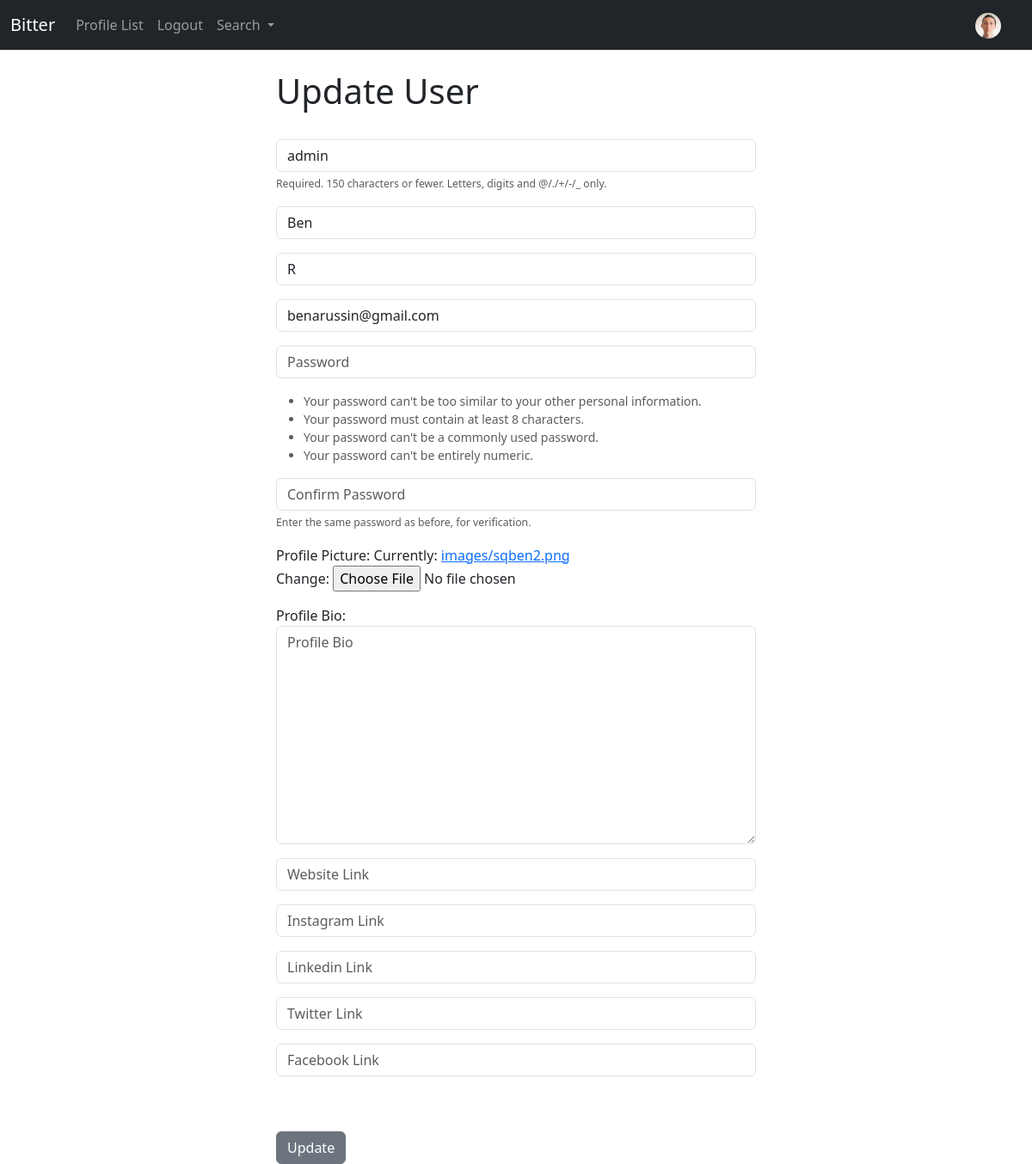
Page /update_user/ (signed in) on the earlier database version.
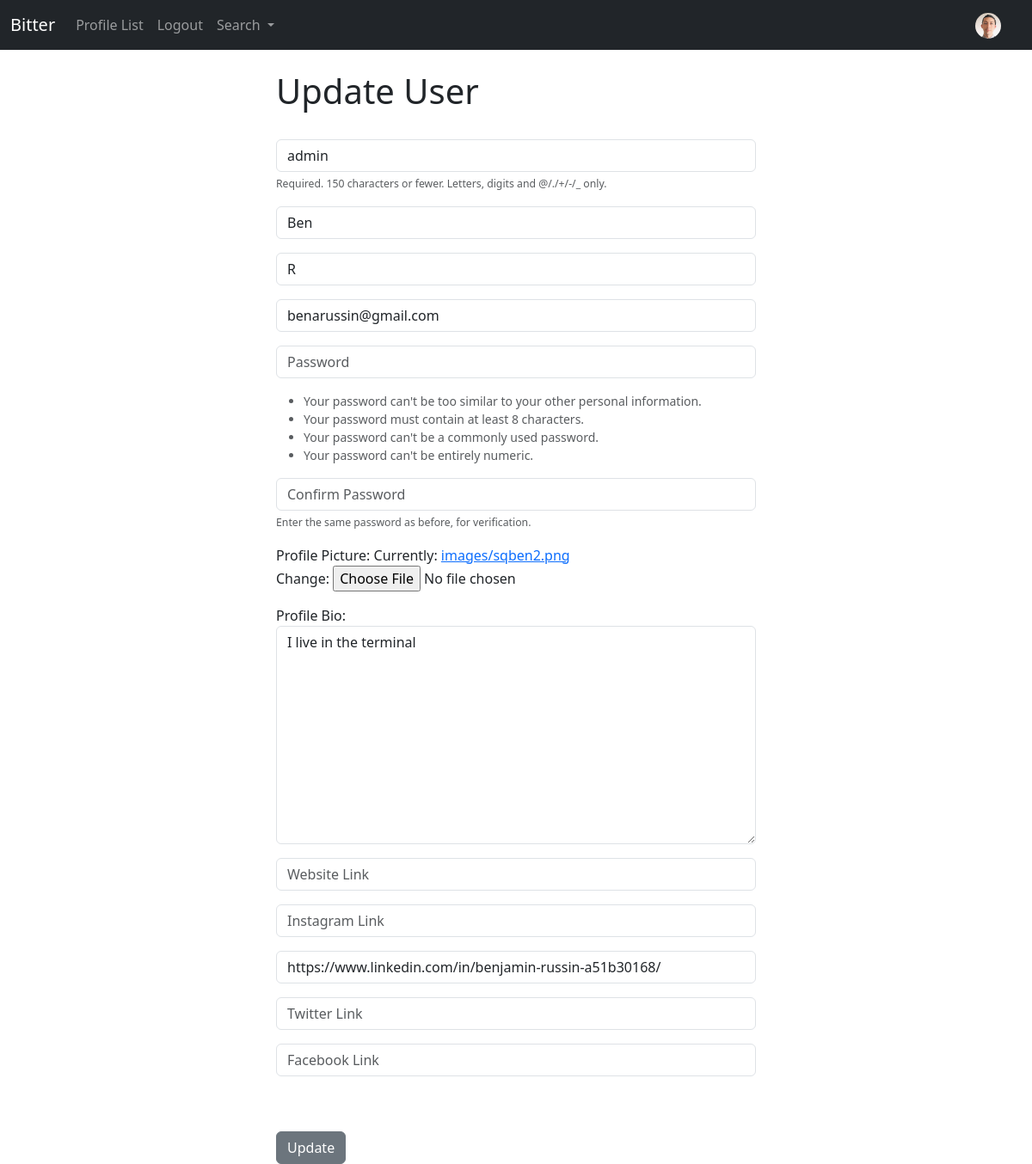
Same page on the later database version.
### bitter_app/models.py (models this page shows, shortened)
class Profile(models.Model):
    user = models.OneToOneField(User, on_delete=models.CASCADE)
    follows = models.ManyToManyField("self",
        related_name="followed_by",
        symmetrical=False,
        blank=True)
    date_modified = models.DateTimeField(User, auto_now=True)
    profile_image = models.ImageField(null=True, blank=True, upload_to="images/")
    profile_bio = models.CharField(null=True, blank=True, max_length=500)
    homepage_link = models.CharField(null=True, blank=True, max_length=500)
    facebook_link = models.CharField(null=True, blank=True, max_length=500)
    instagram_link = models.CharField(null=True, blank=True, max_length=500)
    linkedin_link = models.CharField(null=True, blank=True, max_length=500)
    twitter_link = models.CharField(null=True, blank=True, max_length=500)

### bitter_app/views.py (the view)
# urls.py: path('update_user/', views.update_user, name='update_user'),
def update_user(request):
    if request.user.is_authenticated:
        current_user = User.objects.get(id=request.user.id)
        profile_user = Profile.objects.get(user__id=request.user.id)
        user_form = SignUpForm(request.POST or None, request.FILES or None, instance=current_user)
        profile_form = ProfilePicForm(request.POST or None ,request.FILES or None, instance=profile_user)
        if user_form.is_valid() and profile_form.is_valid():
            user_form.save()
            profile_form.save()
            login(request, current_user)
            messages.success(request, ("Your Profile Has Been Updated!"))
            return redirect('home')
        return render(request, "update_user.html", {'user_form':user_form, 'profile_form':profile_form})
    else:
        messages.success(request, ("You Must Be Logged In To View This Page 😔"))
        return redirect('home')

### bitter_app/forms.py
class ProfilePicForm(forms.ModelForm):
    profile_image = forms.ImageField(label="Profile Picture")
    profile_bio = forms.CharField(label="Profile Bio", widget=forms.Textarea(attrs={'class':'form-control', 'placeholder':'Profile Bio'}), required=False)
    homepage_link = forms.CharField(label="", widget=forms.TextInput(attrs={'class':'form-control', 'placeholder':'Website Link'}), required=False)
    facebook_link = forms.CharField(label="", widget=forms.TextInput(attrs={'class':'form-control', 'placeholder':'Facebook Link'}), required=False)
    instagram_link = forms.CharField(label="", widget=forms.TextInput(attrs={'class':'form-control', 'placeholder':'Instagram Link'}), required=False)
    linkedin_link = forms.CharField(label="", widget=forms.TextInput(attrs={'class':'form-control', 'placeholder':'Linkedin Link'}), required=False)
    twitter_link = forms.CharField(label="", widget=forms.TextInput(attrs={'class':'form-control', 'placeholder':'Twitter Link'}), required=False)
    class Meta:
        model = Profile
        fields = ('profile_image', 'profile_bio', 'homepage_link', 'instagram_link', 'linkedin_link', 'twitter_link',)

### bitter_app/templates/update_user.html (shortened to what this page needs)
{% extends 'base.html' %}
{% block content %}
<div class="col-md-6 offset-md-3">
<h1>Update User</h1>
<br/>
<form method="POST" action="" enctype="multipart/form-data">
    {{ user_form.as_p }}
    {{ profile_form.as_p }}
    <br/><br/>
    <button type="submit" class="btn btn-secondary">Update</button>
</form>
</div>
{% endblock %}

Differences in the rows shown:
changed Profile: profile_bio (not shown) → "I live in the terminal"; linkedin_link (not shown) → "https://www.linkedin.com/in/benjamin-russin-a51b30168/"
